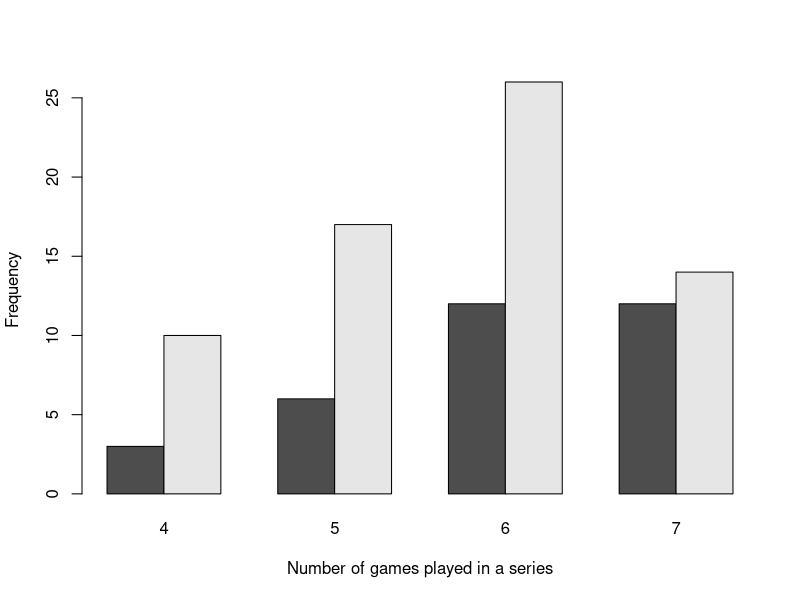

The R script that drew this image: (Note: this script raises an error after producing the figure.)
# This is the script for our playoff bracket simulation. We can use the ratings
# that we generate from our main elo model to predict the likelihood of any playoff
# series. We can simulate a series any number of times to show the most likely
# result in both the winner of the series and the most probable number of games played
# in a series.




# Functions

# This is our second elo function. This function takes the ratings of two teams
# and gives both the updated scores should either team win or lose as well as the
# probability that either team win.
elo.test <- function(TeamA, TeamB, k) {   # Team A and Team B values are their numeric ratings
  # k is the weight of calculation factor
  
  # This calculation is for the expected values for both teams
  EVA <- (1 / (1 + 10^((TeamB - TeamA)/400))) # This compares the ratings relative
  EVB <- (1 / (1 + 10^((TeamA - TeamB)/400))) # to the opposing team in order to
  # give a probability of winning
  
  # Calculating change in rating if win or lose for Team 1
  UpdateWinA  <- TeamA + k * (1 - EVA)
  UpdateLoseA  <- TeamA + k * (0 - EVA)
  
  # The same calculation as above for Team 2
  UpdateWinB <- TeamB + ((1-EVB)* k)
  UpdateLoseB <- TeamB + ((0-EVB)* k)
  
  # prob is the expected score column giving probabilities for winning
  # this creates a data frame of the expected values given as percentage
  prob <- (data.frame(prob=c(EVA,EVB)) * 100)
  # Win A shows the updated ratings should TeamA win
  WinA <- (data.frame(Win1=c(UpdateWinA,UpdateLoseB)))
  # Win B shows the updated ratings for both players should TeamB win
  WinB <- (data.frame(Win2=c(UpdateLoseA,UpdateWinB)))
  
  dattable <- cbind(prob,WinA,WinB)
  rownames(dattable) <- c('TeamA','TeamB')
  return(dattable)
}
# The elo.test.a function serves to store only the probability given of Team A winning.
# There is likely a more code-efficient way of accomplishing this, but I had
# already written the elo.test code and this worked sufficiently well in an
# acceptable amount of time
elo.test.a <- function(team.elo.a, team.elo.b, k){
  elo.test.a.result <- elo.test(team.elo.a, team.elo.b, k)
  stored.result <- elo.test.a.result[1,1]
  return(stored.result)
}


# This is our series simulation function.
# It takes the ratings for two teams, plus their names
# The function uses the probability that team A wins with the rbinom function
# to simulate a single match. It then stores each win for a team in win.test for 
# both team A and team B. As the NHL is a best of 7 format, a team must win a total
# of 4 games to win the series. Therefore, our function concludes when win.test for
# either team reaches 4.
# The function then tells us which team reached 4 wins first and how many rbinom 
# simulations were needed for a team to reach 4 wins.
simulate.series <- function(team.elo.a, team.elo.b, team.a, team.b) {
  win.counter <- c(0,0)
  names(win.counter) <- c('a', 'b')
  
  while(max(win.counter) != 4) {
    
    # Calculate winning percentage of team A 
    win.p.a <- elo.test.a(team.elo.a, team.elo.b, k)
    win.p.a <- win.p.a/100
    win.test <- rbinom(1 , 1, win.p.a) # running simulation for which team wins
    if(win.test == 1) {   # if/else argument for determining when a team wins the series
      some.winner <- 
        win.vector <- 1
      wins.toadd <- c(1,0)
    } else {
      some.winner <- 'B'
      win.vector <- 0
      wins.toadd <- c(0,1)
    }
    
    win.counter <- win.counter + wins.toadd
  }
  
  # Determine winner and return number of games
  n.games <- sum(win.counter)
  
  winner <- names(which(win.counter == 4)) # when win.counter reaches 4 for either team
  if(winner == 'a') {                      # determines the winner
    winning.team = team.a
  } else {
    winning.team = team.b
  }
  return(c(winning.team, n.games))
}



# If we want to run our simulation, we first need to set a k value
# by default, an elo model has a k value of 32. 
k <- 32
# We then run the simulation a single time
# We input given values for the two teams
# For example, lets say that Winnipeg has an elo rating of 1200 and Nashville
# has a rating of 1100. Thus,
simulate.series(1200,1100, 'Winnipeg', 'Nashville')
# This gives us the winner and in how many games played in the series




# We can choose to run this simulation any number of times and find the frequency
# distribution of outcomes
# In this example, we run the simulation 100 times.
set.seed(123)
testing.sim <- replicate(
  100,
  {
     simulate.series(1200,1100,'Vancouver', 'Calgary')
  }
)

# We then take the replicate and simulate series functions to create a combined function
# multiple.simulations function takes the elo ratings from 2 teams, their names,
# and the amount of simulations we want to run for a playoff series
# The function then simulates any number of times and produces a barplot
# that shows the frequency of teams winning in a certain number of games.
multiple.simulations <- function(team.elo.a, team.elo.b, team.a, team.b, sims){
  simulations.temp <- replicate(
    sims,
    {
      simulate.series(team.elo.a, team.elo.b, team.a, team.b)
    }
  )
  simulations.temp <- t(simulations.temp)  # need to transpose as our data is formatted weird
  colnames(simulations.temp) <- c("Team", "Series Length")  # adding column names
  simulations.temp <- as.data.frame(simulations.temp)
  barplot(table(simulations.temp), xlab = "Number of games played in a series", ylab = "Frequency", beside = T)
  legend("topleft",
         legend = levels(simulations.temp$Team),
         col = c("black", "grey"),
         pch =16,
         bty ="n")
  table(simulations.temp)
}

multiple.simulations(1150,1100,'Washington', 'Vegas', 100)


# prepare the matrix for barplot
# note that we exclude the 3rd column and we transpose the data
mx <- t(as.matrix(testing.sim[-3]))
colnames(mx) <- testing.sim$`Series Length`

colours = c("red","blue")
# note the use of ylim to give 30% space for the legend
barplot(mx,main='Playoff Series Frequency',ylab='Frequency', xlab='Games played',beside = TRUE, 
        col=colours, ylim=c(0,max(mx)*1.3))
# to add a box around the plot
box()

# add a legend
legend('topright',fill=colours,legend=c('Vancouver','Calgary'))